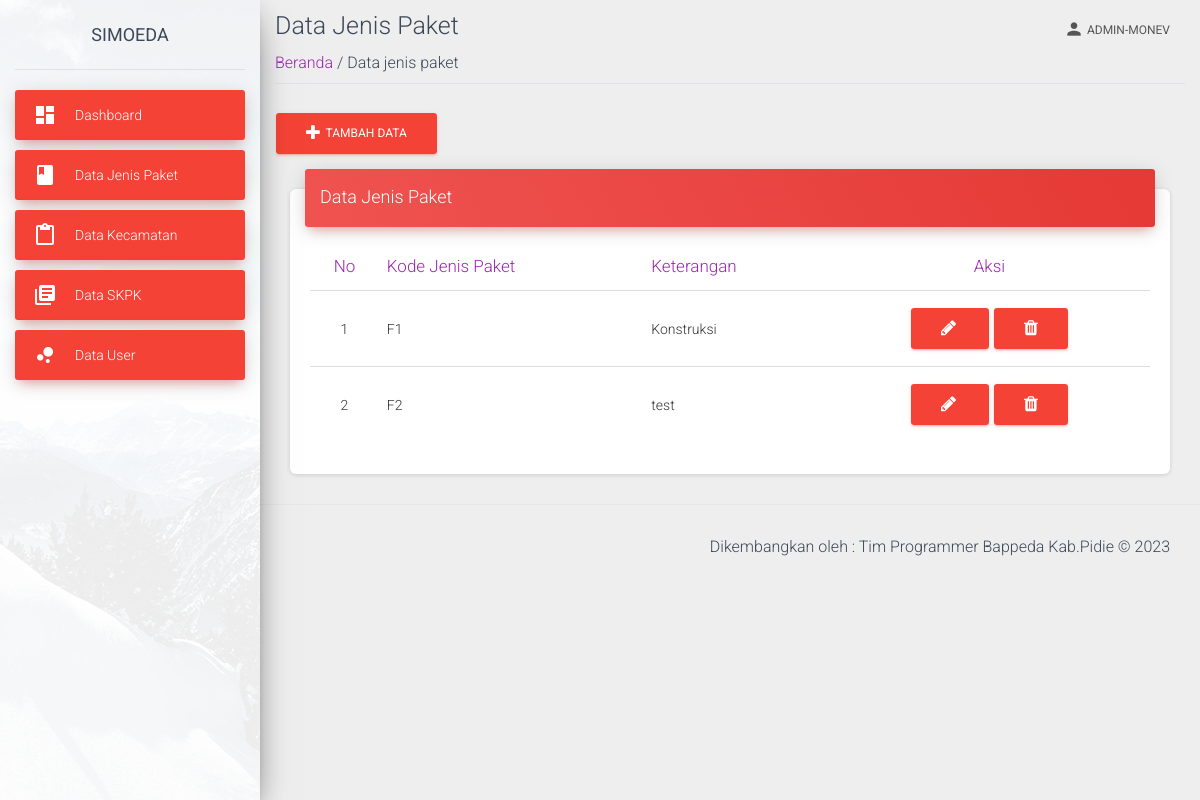
Page /view/data-jenis-paket.php (signed in) on the committed database.
### tables this page shows
CREATE TABLE `jenis_paket` (
  `id` int(11) NOT NULL,
  `kode` varchar(25) NOT NULL,
  `keterangan` varchar(100) NOT NULL
);

### view/data-jenis-paket.php (the view, shortened to what this page needs)
<?php
require('../view/template-atas-admin.php');
?>
<?php
require('../proses/koneksi.php');
?>
    <div class="container-fluid">
        <div class="title">
            <h3 class="text-gray-800 my-2">Data Jenis Paket</h3>
        </div>
        <div class="subtitle border-bottom mb-4 pb-2">
            <span class=""><a href="index">Beranda </a></span>
            <span class="text-grey"> / Data jenis paket</span>
        </div>
            <button type="button" class="btn btn-danger" data-toggle="modal" data-target="#exampleModal">
            <i class="fa fa-plus"></i>&nbsp;
                Tambah Data
            </button>
    <div class="content">
        <div class="container-fluid">
          <div class="row">
            <div class="col-md-12">
              <div class="card">
                <div class="card-header card-header-danger">
                  <h4 class="card-title "> Data Jenis Paket</h4>
                </div>
          <div class="card-body">
        <div class="table-responsive">
            <table id="myTable" class="table">
                <thead class="text-primary">
                    <tr>
                        <th class="text-center">No</th>
                        <th>Kode Jenis Paket</th>
                        <th>Keterangan</th>
                        <th class="text-center">Aksi</th>
                    </tr>
                </thead>
                <?php
                            $noUrut=1;
                            $data=mysqli_query($koneksi,"SELECT * FROM jenis_paket");
                            ?>
                <tbody id="dataTable">
                    <?php
                            while($d=mysqli_fetch_array($data)){
                            ?>
                    <tr>
                        <td class="text-center"><?php echo $noUrut++; ?></td>
                        <td><?php echo $d['kode']; ?></td>
                        <td><?php echo $d['keterangan']; ?></td>
                        <td class="text-center">
                                <button type="button" class="btn btn-danger" data-toggle="modal" data-target="#dataJenisPaketEdit<?php echo $d['id']; ?>">
                                <i class="fa fa-pencil"></i>&nbsp;
                                </button>
                            <a class ="btn btn-danger" href="../proses/data-jenis-paket-hapus.php?id=<?php echo $d['id']; ?>"
                                onClick="return confirm('Apakah anda yakin menghapus data : <?php echo $d['kode'];?> ?')">
                                <i class="fa fa-trash" title="Hapus"></i>
                            </a>
                        </td>
                    </tr>
                    <?php
                            }
                        ?>
                </tbody>
            </table>
        </div>
    </div>
      </div>
        </div>
          </div>
            </div>
  </div>
    </div>
 <?php
require('../view/template-bawah-monev.php')
?>

### rows in the picture
jenis_paket: kode "F1", keterangan "Konstruksi"
jenis_paket: kode "F2", keterangan "test"

### other values in the picture
$_SESSION['level'] "ADMIN-MONEV"
